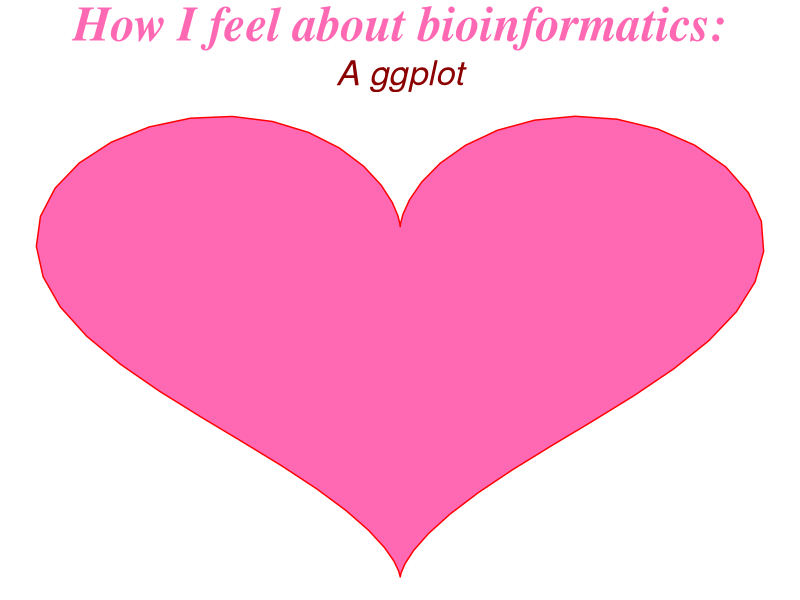

The R script that drew this image:
## ---- chunk 1
#| label: Test
library(ggplot2)
dat<- data.frame(t=seq(0, 2*pi, by=0.1) )
 xhrt <- function(t) 16*sin(t)^3
 yhrt <- function(t) 13*cos(t)-5*cos(2*t)-2*cos(3*t)-cos(4*t)
 dat$y=yhrt(dat$t)
 dat$x=xhrt(dat$t)

options(repr.plot.width = 2, repr.plot.height = 2)
theme_set(theme_void())

heart = ggplot(dat, aes(x=x, y=y)) + geom_polygon(colour="red",
       fill="hotpink") + labs(title ="How I feel about bioinformatics:", subtitle = "A ggplot") +
       theme(plot.title = element_text(family = "serif", size=35,
       color = "hotpink", face = "bold.italic", hjust = 0.5),
       plot.subtitle = element_text(size = 25, face = "italic",
       hjust = 0.5, color = "darkred"))
heart
